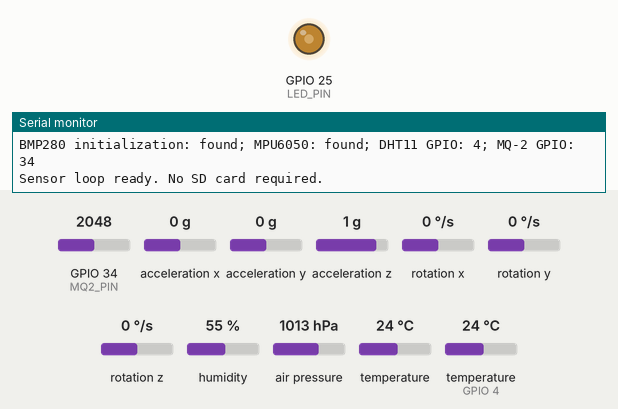
Simulated run of this sketch. Board: ESP32. Shown: output pins drawn as LEDs (lit = HIGH), the last lines printed to the serial monitor. Wiring (inferred from the names in the program): MPU-6050 motion sensor at I2C address 0x68. The inputs (shaded band) are chosen by the test bench; at power-on: acceleration z 1 g, GPIO 34 (MQ2_PIN) = 2048, acceleration x 0 g, acceleration y 0 g, rotation x 0 °/s, rotation y 0 °/s, rotation z 0 °/s, humidity 55 %, air pressure 1013 hPa, temperature 24 °C, temperature (sensor on GPIO 4) 24 °C (analog values on the 0–4095 scale). WiFi joins after 1.5 s; servers stay silent unless stated; uploads are accepted with an empty reply; the local clock reads 2024-03-15 10:24:30 at power-on unless the sketch sets it; random numbers use the default seed unless the sketch sets one.

Above: at 1.2 s.
1.3 s: acceleration z set to 0 g
At 4.1 s:
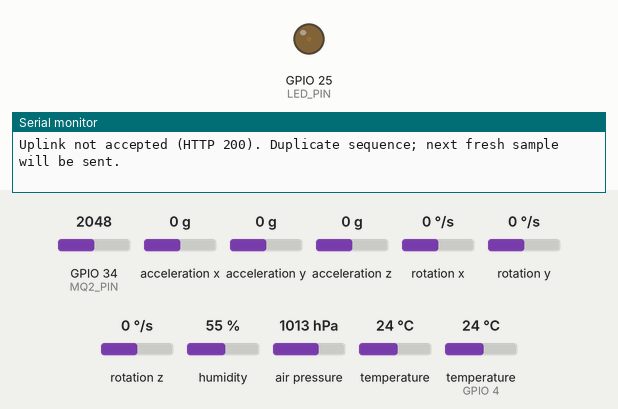
4.8 s: GPIO 34 (MQ2_PIN) set to 45
At 6.12 s:
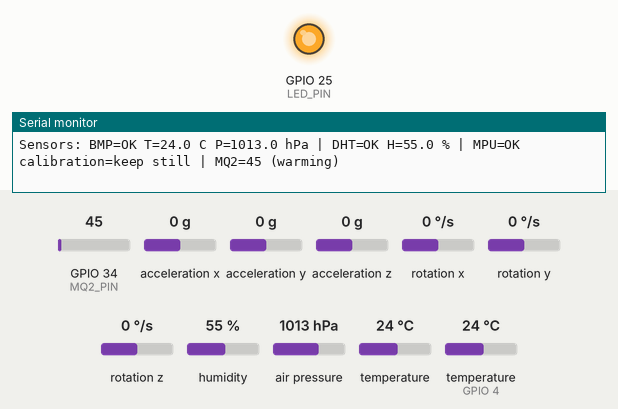
11.4 s: acceleration x set to -1.4 g
At 13.48 s:
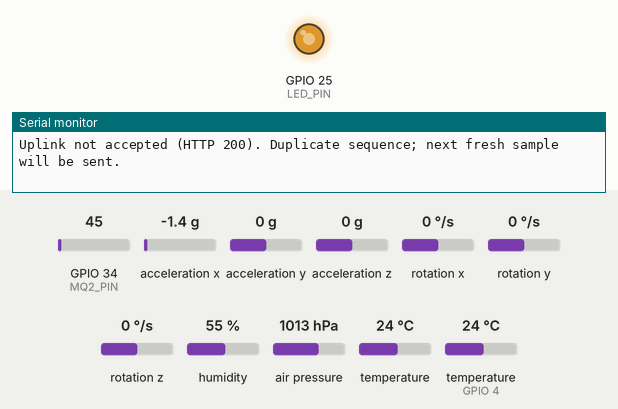
Timing chart, 0 to 20.9 s (numbered marks = the images above; inputs shaded):
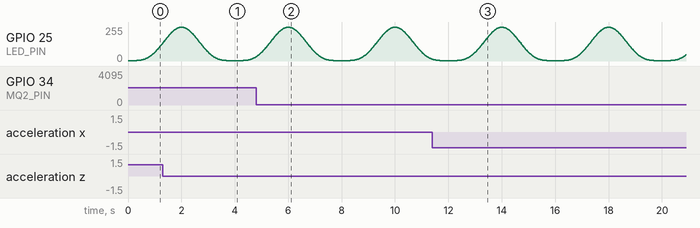

The sketch:

EDITH.ino
```cpp
/* EDITH | Environmental Data Intelligence And Tracking Hub
   ESP32 Dev Module. No SD card. BMP280 is the ONLY temperature source.
   Libraries: Adafruit BMP280, Adafruit MPU6050, Adafruit Unified Sensor,
   Adafruit BusIO, DHT sensor library, ArduinoJson 7.
   Configure config.h before upload. Keep still for 3 seconds after boot.
*/
#include <Arduino.h>
#include <WiFi.h>
#include <WiFiClientSecure.h>
#include <HTTPClient.h>
#include <Wire.h>
#include <Adafruit_BMP280.h>
#include <Adafruit_MPU6050.h>
#include <DHT.h>
#include <ArduinoJson.h>
#include <esp_arduino_version.h>
#include <time.h>
#include <sys/time.h>
#include "config.h"
#include "trust.h"
#include "imu_mount.h"

Adafruit_BMP280 bmp;
Adafruit_MPU6050 mpu;
DHT dht(DHT_PIN, DHT11);
uint8_t bmpAddress=0,mpuAddress=0;
bool bmpOK=false,dhtOK=false,mpuOK=false,calibrated=false,smokeDetected=false;
float temperature=NAN,pressure=NAN,humidity=NAN;
float qw=1,qx=0,qy=0,qz=0,biasX=0,biasY=0,biasZ=0;
float sumX=0,sumY=0,sumZ=0,previousAX=0,previousAY=0,previousAZ=0;
uint16_t calibrationSamples=0;uint32_t sequence=0;String bootId;
int gas=0;unsigned int railSamples=0;
const char *mqState="warming",*smokeState="warming";
uint32_t lastImu=0,lastEnvironment=0,lastDht=0,lastRetry=0,lastPacket=0;
struct Packet {char json[1200];uint32_t sampledAt;};
QueueHandle_t uplinkQueue;

bool ping(uint8_t addr){if(!addr)return false;Wire.beginTransmission(addr);return Wire.endTransmission()==0;}
bool hasI2CSensors(){return ping(0x76)||ping(0x77)||ping(0x68)||ping(0x69);}
void configureI2C(){
 Wire.begin(I2C_SDA,I2C_SCL);Wire.setClock(100000);Wire.setTimeOut(25);
 int selectedSDA=I2C_SDA;
 // The original sketch's header and executable pin disagree. Prefer its configured
 // pin; try standard ESP32 SDA21 only when neither sensor responds on that bus.
 if(!hasI2CSensors() && I2C_SDA!=21 && I2C_SCL!=21){
   Wire.end();Wire.begin(21,I2C_SCL);Wire.setClock(100000);Wire.setTimeOut(25);
   if(hasI2CSensors())selectedSDA=21;
   else{Wire.end();Wire.begin(I2C_SDA,I2C_SCL);Wire.setClock(100000);Wire.setTimeOut(25);}
 }
 Serial.printf("I2C: SDA=%d SCL=%d\n",selectedSDA,I2C_SCL);
 int found=0;for(uint8_t a=1;a<127;a++)if(ping(a)){Serial.printf("  I2C device: 0x%02X\n",a);found++;}
 if(!found)Serial.println("No I2C devices: check sensor power, project switch, common GND and SDA/SCL.");
}
void initBMP(){for(uint8_t a: {uint8_t(0x76),uint8_t(0x77)}){if(bmp.begin(a)){bmpAddress=a;return;}}bmpOK=false;}
void resetCalibration(){calibrated=false;calibrationSamples=0;sumX=sumY=sumZ=0;qw=1;qx=qy=qz=0;}
void initMPU(){for(uint8_t a: {uint8_t(0x68),uint8_t(0x69)}){if(mpu.begin(a)){mpuAddress=a;mpu.setAccelerometerRange(MPU6050_RANGE_4_G);mpu.setGyroRange(MPU6050_RANGE_500_DEG);mpu.setFilterBandwidth(MPU6050_BAND_21_HZ);mpuOK=true;resetCalibration();return;}}mpuOK=false;}

// Read exactly 14 bytes: detect a disconnected MPU instead of trusting cached values.
bool rawIMU(float &ax,float &ay,float &az,float &gx,float &gy,float &gz){
 Wire.beginTransmission(mpuAddress);Wire.write(0x3B);
 if(Wire.endTransmission(false)!=0)return false;
 if(Wire.requestFrom(mpuAddress,uint8_t(14),uint8_t(true))!=14)return false;
 int16_t v[7];for(int i=0;i<7;i++){uint16_t hi=Wire.read(),lo=Wire.read();v[i]=int16_t((hi<<8)|lo);}
 ax=v[0]/8192.0f;ay=v[1]/8192.0f;az=v[2]/8192.0f;
 gx=v[4]/65.5f*DEG_TO_RAD;gy=v[5]/65.5f*DEG_TO_RAD;gz=v[6]/65.5f*DEG_TO_RAD;
 // Align before calibration, gravity initialization and gyro integration.
 alignImuVector(ax,ay,az,IMU_MOUNT_UPSIDE_DOWN,IMU_MOUNT_YAW_DEG);
 alignImuVector(gx,gy,gz,IMU_MOUNT_UPSIDE_DOWN,IMU_MOUNT_YAW_DEG);
 return isfinite(ax+ay+az+gx+gy+gz)&&(fabsf(ax)+fabsf(ay)+fabsf(az)>.001f);
}
void seedAttitude(float ax,float ay,float az){
 float roll=atan2f(ay,az),pitch=atan2f(-ax,sqrtf(ay*ay+az*az));
 qw=cosf(roll/2)*cosf(pitch/2);qx=sinf(roll/2)*cosf(pitch/2);qy=cosf(roll/2)*sinf(pitch/2);qz=-sinf(roll/2)*sinf(pitch/2);
}
// Quaternion complementary filter (gravity-corrected gyro). No magnetometer => relative yaw.
void updateAttitude(float ax,float ay,float az,float gx,float gy,float gz,float dt){
 const float norm=sqrtf(ax*ax+ay*ay+az*az);
 if(!calibrated){
   float change=fabsf(ax-previousAX)+fabsf(ay-previousAY)+fabsf(az-previousAZ);
   previousAX=ax;previousAY=ay;previousAZ=az;
   if(norm<.92f||norm>1.08f||fabsf(gx)+fabsf(gy)+fabsf(gz)>.12f||change>.03f){calibrationSamples=0;sumX=sumY=sumZ=0;return;}
   sumX+=gx;sumY+=gy;sumZ+=gz;calibrationSamples++;
   if(calibrationSamples>=300){biasX=sumX/calibrationSamples;biasY=sumY/calibrationSamples;biasZ=sumZ/calibrationSamples;seedAttitude(ax,ay,az);calibrated=true;Serial.println("IMU calibrated. Ready for movement.");}
   return;
 }
 gx-=biasX;gy-=biasY;gz-=biasZ;
 // Suppress gravity corrections under strong linear acceleration.
 if(norm>.85f&&norm<1.15f){ax/=norm;ay/=norm;az/=norm;
   float vx=2*(qx*qz-qw*qy),vy=2*(qw*qx+qy*qz),vz=qw*qw-qx*qx-qy*qy+qz*qz;
   gx+=2.0f*(ay*vz-az*vy);gy+=2.0f*(az*vx-ax*vz);gz+=2.0f*(ax*vy-ay*vx);
 }
 const float w=qw,x=qx,y=qy,z=qz,half=.5f*dt;
 qw+=(-x*gx-y*gy-z*gz)*half;qx+=(w*gx+y*gz-z*gy)*half;qy+=(w*gy-x*gz+z*gx)*half;qz+=(w*gz+x*gy-y*gx)*half;
 const float length=sqrtf(qw*qw+qx*qx+qy*qy+qz*qz);
 if(!isfinite(length)||length<.01f){resetCalibration();return;}
 qw/=length;qx/=length;qy/=length;qz/=length;
}
void sampleEnvironment(uint32_t now){
 if(bmpAddress&&ping(bmpAddress)){
   float t=bmp.readTemperature(),p=bmp.readPressure()/100.0f;
   bmpOK=isfinite(t)&&isfinite(p)&&t>=-40&&t<=85&&p>=300&&p<=1100;
   temperature=bmpOK?t:NAN;pressure=bmpOK?p:NAN;
 }else{bmpOK=false;temperature=pressure=NAN;}
 long total=0;for(int i=0;i<16;i++)total+=analogRead(MQ2_PIN);gas=total/16;
 railSamples=(gas<=5||gas>=4090)?min(railSamples+1,100U):0;
 if(railSamples>=8){mqState="suspect";smokeState="unknown";smokeDetected=false;}
 else if(now<MQ_WARMUP_MS){mqState="warming";smokeState="warming";}
 else{mqState="monitoring";if(gas>=MQ_THRESHOLD)smokeDetected=true;else if(gas<=MQ_THRESHOLD-MQ_HYSTERESIS)smokeDetected=false;smokeState=smokeDetected?"detected":"clear";}
}
void queuePacket(uint32_t now){
 JsonDocument doc;doc["device"]="edith-01";doc["boot"]=bootId;doc["seq"]=++sequence;doc["location"]=STATION_NAME;
 struct timeval clockNow;gettimeofday(&clockNow,nullptr);doc["capturedAt"]=uint64_t(clockNow.tv_sec)*1000+clockNow.tv_usec/1000;
 if(bmpOK){doc["temperature"]=temperature;doc["pressure"]=pressure;}else{doc["temperature"]=nullptr;doc["pressure"]=nullptr;}
 if(dhtOK)doc["humidity"]=humidity;else doc["humidity"]=nullptr;
 doc["gas"]=gas;doc["smoke"]=smokeState;
 if(mpuOK&&calibrated){
   // Already expressed in the main board's frame; do not flip again in the UI.
   JsonArray q=doc["quaternion"].to<JsonArray>();q.add(qw);q.add(qx);q.add(qy);q.add(qz);
 }else doc["quaternion"]=nullptr;
 JsonObject h=doc["health"].to<JsonObject>();h["bmp"]=bmpOK;h["dht"]=dhtOK;h["mpu"]=mpuOK;h["mq"]=mqState;h["calibrated"]=calibrated;
 doc["uptime"]=now/1000;doc["rssi"]=WiFi.status()==WL_CONNECTED?WiFi.RSSI():-127;
 Packet packet{};packet.sampledAt=now;serializeJson(doc,packet.json,sizeof(packet.json));xQueueOverwrite(uplinkQueue,&packet);
}
void writeBreathingLED(uint8_t brightness){
 if(LED_ACTIVE_LOW)brightness=255-brightness;
 #if ESP_ARDUINO_VERSION_MAJOR >= 3
 ledcWrite(LED_PIN,brightness);
 #else
 ledcWrite(0,brightness);
 #endif
}
// Physical LED only. A gentle four-second fade, unaffected by any sensor fault.
void breathingTask(void*){
 for(;;){
   float phase=(millis()%4000)/4000.0f;
   float level=.5f-.5f*cosf(phase*2*PI);
   writeBreathingLED(uint8_t(3+252*level*level));
   vTaskDelay(pdMS_TO_TICKS(10));
 }
}
void uplinkTask(void*){
 WiFiClientSecure client;client.setCACert(EDITH_ROOT_CA);client.setHandshakeTimeout(8);
 HTTPClient http;http.setConnectTimeout(5000);http.setTimeout(4000);http.setReuse(true);
 bool begun=false,announcedWiFi=false;uint32_t lastReconnect=0,lastNotice=0,lastSuccessLog=0,accepted=0;
 for(;;){
   if(WiFi.status()!=WL_CONNECTED){announcedWiFi=false;if(begun){http.end();begun=false;}if(millis()-lastReconnect>=10000){lastReconnect=millis();Serial.printf("Wi-Fi not connected (status %d). Check configured 2.4 GHz hotspot and internet.\n",int(WiFi.status()));WiFi.reconnect();}vTaskDelay(pdMS_TO_TICKS(250));continue;}
   if(!announcedWiFi){Serial.printf("Wi-Fi connected. IP: %s; signal: %d dBm\n",WiFi.localIP().toString().c_str(),WiFi.RSSI());announcedWiFi=true;}
   if(time(nullptr)<1700000000){if(millis()-lastNotice>=10000){lastNotice=millis();Serial.println("Waiting for NTP clock. Internet and UDP port 123 must be available for HTTPS.");}vTaskDelay(pdMS_TO_TICKS(500));continue;} // TLS needs synchronized time.
   Packet packet;if(xQueueReceive(uplinkQueue,&packet,pdMS_TO_TICKS(500))!=pdTRUE)continue;
   if(millis()-packet.sampledAt>2000)continue; // Never present queued old samples as live.
   if(!begun){begun=http.begin(client,TELEMETRY_URL);if(!begun){vTaskDelay(pdMS_TO_TICKS(2000));continue;}http.addHeader("Content-Type","application/json");http.addHeader("Authorization",String("Bearer ")+DEVICE_TOKEN);}
   int result=http.POST((uint8_t*)packet.json,strlen(packet.json));
   String response=result>0?http.getString():String(); // Consume response for keep-alive.
   JsonDocument reply;bool stored=result==200&&!deserializeJson(reply,response)&&reply["accepted"].as<bool>();
   if(!stored){
     Serial.printf("Uplink not accepted (HTTP %d). ",result);
     if(result==401)Serial.println("Device token mismatch.");
     else if(result==422)Serial.println("Check sample values and NTP clock.");
     else if(result==200)Serial.println("Duplicate sequence; next fresh sample will be sent.");
     else Serial.println("Check internet, receiver URL and TLS clock.");
     http.end();begun=false;vTaskDelay(pdMS_TO_TICKS(2000));
   }else{
     accepted++;if(accepted==1||millis()-lastSuccessLog>=10000){lastSuccessLog=millis();Serial.printf("LIVE: website accepted %lu sensor packets.\n",(unsigned long)accepted);}
     vTaskDelay(pdMS_TO_TICKS(UPLOAD_INTERVAL_MS));
   }
 }
}
void setup(){
 #if ESP_ARDUINO_VERSION_MAJOR >= 3
 ledcAttach(LED_PIN,5000,8);
 #else
 ledcSetup(0,5000,8);ledcAttachPin(LED_PIN,0);
 #endif
 writeBreathingLED(3);
 xTaskCreate(breathingTask,"led-breathing",2048,nullptr,1,nullptr);
 Serial.begin(115200);Serial.println("\nEDITH: keep the board STILL for gyro calibration.");
 Serial.println("LED: gentle 4-second breathing, no fault blinking. IMU mounting compensation enabled in config.h.");
 configureI2C();
 analogReadResolution(12);analogSetPinAttenuation(MQ2_PIN,ADC_11db);
 initBMP();initMPU();dht.begin();
 Serial.printf("BMP280 initialization: %s; MPU6050: %s; DHT11 GPIO: %d; MQ-2 GPIO: %d\n",bmpAddress?"found":"not found",mpuOK?"found":"not found",DHT_PIN,MQ2_PIN);
 bootId=String((uint32_t)esp_random(),HEX)+String((uint32_t)esp_random(),HEX);
 uplinkQueue=xQueueCreate(1,sizeof(Packet));if(!uplinkQueue){Serial.println("Unable to allocate uplink queue");while(true)delay(1000);}
 WiFi.mode(WIFI_STA);WiFi.setSleep(false);WiFi.setAutoReconnect(true);WiFi.begin(WIFI_SSID,WIFI_PASSWORD);
 configTime(0,0,"pool.ntp.org","time.cloudflare.com");
 xTaskCreate(uplinkTask,"https-uplink",12288,nullptr,1,nullptr);
 lastImu=micros();Serial.println("Sensor loop ready. No SD card required.");
}
void loop(){
 uint32_t now=millis(),us=micros();
 if(us-lastImu>=10000){float dt=(us-lastImu)*.000001f;lastImu=us;
   if(mpuOK){float ax,ay,az,gx,gy,gz;if(rawIMU(ax,ay,az,gx,gy,gz)){if(dt>.2f)resetCalibration();else updateAttitude(ax,ay,az,gx,gy,gz,dt);}else{mpuOK=false;resetCalibration();}}
 }
 if(now-lastEnvironment>=500){lastEnvironment=now;sampleEnvironment(now);}
 if(now-lastDht>=2100){lastDht=now;float h=dht.readHumidity();dhtOK=isfinite(h)&&h>=0&&h<=100;humidity=dhtOK?h:NAN;}
 if(now-lastRetry>=5000){lastRetry=now;if(!bmpOK)initBMP();if(!mpuOK)initMPU();}
 static uint32_t lastDiagnostic=0;
 if(now-lastDiagnostic>=5000){lastDiagnostic=now;Serial.printf("Sensors: BMP=%s T=%.1f C P=%.1f hPa | DHT=%s H=%.1f %% | MPU=%s calibration=%s | MQ2=%d (%s)\n",bmpOK?"OK":"FAULT",temperature,pressure,dhtOK?"OK":"FAULT",humidity,mpuOK?"OK":"FAULT",calibrated?"ready":"keep still",gas,strcmp(mqState,"suspect")==0?"raw signal":mqState);}
 if(now-lastPacket>=UPLOAD_INTERVAL_MS){lastPacket=now;queuePacket(now);}
 delay(1);
}
```

imu_mount.h
```cpp
#pragma once
#include <math.h>

// Sensor coordinates -> main-board coordinates. An upside-down mount is a
// proper 180-degree rotation about X: negate BOTH Y and Z, for accel AND gyro.
// The optional in-plane yaw then aligns the module's printed axes to the board.
inline void alignImuVector(float &x, float &y, float &z, bool upsideDown, float yawDegrees) {
  if (upsideDown) { y = -y; z = -z; }
  const float angle = yawDegrees * 0.017453292519943295f;
  const float c = cosf(angle), s = sinf(angle), oldX = x;
  x = c * oldX - s * y;
  y = s * oldX + c * y;
}
```

trust.h
```cpp
#pragma once
// Public CA roots from Google Trust Services and ISRG; never disables TLS validation.
static const char EDITH_ROOT_CA[] PROGMEM = R"CERT(
-----BEGIN CERTIFICATE-----
MIIFVzCCAz+gAwIBAgINAgPlk28xsBNJiGuiFzANBgkqhkiG9w0BAQwFADBHMQsw
CQYDVQQGEwJVUzEiMCAGA1UEChMZR29vZ2xlIFRydXN0IFNlcnZpY2VzIExMQzEU
MBIGA1UEAxMLR1RTIFJvb3QgUjEwHhcNMTYwNjIyMDAwMDAwWhcNMzYwNjIyMDAw
MDAwWjBHMQswCQYDVQQGEwJVUzEiMCAGA1UEChMZR29vZ2xlIFRydXN0IFNlcnZp
Y2VzIExMQzEUMBIGA1UEAxMLR1RTIFJvb3QgUjEwggIiMA0GCSqGSIb3DQEBAQUA
A4ICDwAwggIKAoICAQC2EQKLHuOhd5s73L+UPreVp0A8of2C+X0yBoJx9vaMf/vo
27xqLpeXo4xL+Sv2sfnOhB2x+cWX3u+58qPpvBKJXqeqUqv4IyfLpLGcY9vXmX7w
Cl7raKb0xlpHDU0QM+NOsROjyBhsS+z8CZDfnWQpJSMHobTSPS5g4M/SCYe7zUjw
TcLCeoiKu7rPWRnWr4+wB7CeMfGCwcDfLqZtbBkOtdh+JhpFAz2weaSUKK0Pfybl
qAj+lug8aJRT7oM6iCsVlgmy4HqMLnXWnOunVmSPlk9orj2XwoSPwLxAwAtcvfaH
szVsrBhQf4TgTM2S0yDpM7xSma8ytSmzJSq0SPly4cpk9+aCEI3oncKKiPo4Zor8
Y/kB+Xj9e1x3+naH+uzfsQ55lVe0vSbv1gHR6xYKu44LtcXFilWr06zqkUspzBmk
MiVOKvFlRNACzqrOSbTqn3yDsEB750Orp2yjj32JgfpMpf/VjsPOS+C12LOORc92
wO1AK/1TD7Cn1TsNsYqiA94xrcx36m97PtbfkSIS5r762DL8EGMUUXLeXdYWk70p
aDPvOmbsB4om3xPXV2V4J95eSRQAogB/mqghtqmxlbCluQ0WEdrHbEg8QOB+DVrN
VjzRlwW5y0vtOUucxD/SVRNuJLDWcfr0wbrM7Rv1/oFB2ACYPTrIrnqYNxgFlQID
AQABo0IwQDAOBgNVHQ8BAf8EBAMCAYYwDwYDVR0TAQH/BAUwAwEB/zAdBgNVHQ4E
FgQU5K8rJnEaK0gnhS9SZizv8IkTcT4wDQYJKoZIhvcNAQEMBQADggIBAJ+qQibb
C5u+/x6Wki4+omVKapi6Ist9wTrYggoGxval3sBOh2Z5ofmmWJyq+bXmYOfg6LEe
QkEzCzc9zolwFcq1JKjPa7XSQCGYzyI0zzvFIoTgxQ6KfF2I5DUkzps+GlQebtuy
h6f88/qBVRRiClmpIgUxPoLW7ttXNLwzldMXG+gnoot7TiYaelpkttGsN/H9oPM4
7HLwEXWdyzRSjeZ2axfG34arJ45JK3VmgRAhpuo+9K4l/3wV3s6MJT/KYnAK9y8J
ZgfIPxz88NtFMN9iiMG1D53Dn0reWVlHxYciNuaCp+0KueIHoI17eko8cdLiA6Ef
MgfdG+RCzgwARWGAtQsgWSl4vflVy2PFPEz0tv/bal8xa5meLMFrUKTX5hgUvYU/
Z6tGn6D/Qqc6f1zLXbBwHSs09dR2CQzreExZBfMzQsNhFRAbd03OIozUhfJFfbdT
6u9AWpQKXCBfTkBdYiJ23//OYb2MI3jSNwLgjt7RETeJ9r/tSQdirpLsQBqvFAnZ
0E6yove+7u7Y/9waLd64NnHi/Hm3lCXRSHNboTXns5lndcEZOitHTtNCjv0xyBZm
2tIMPNuzjsmhDYAPexZ3FL//2wmUspO8IFgV6dtxQ/PeEMMA3KgqlbbC1j+Qa3bb
bP6MvPJwNQzcmRk13NfIRmPVNnGuV/u3gm3c
-----END CERTIFICATE-----

-----BEGIN CERTIFICATE-----
MIICCTCCAY6gAwIBAgINAgPlwGjvYxqccpBQUjAKBggqhkjOPQQDAzBHMQswCQYD
VQQGEwJVUzEiMCAGA1UEChMZR29vZ2xlIFRydXN0IFNlcnZpY2VzIExMQzEUMBIG
A1UEAxMLR1RTIFJvb3QgUjQwHhcNMTYwNjIyMDAwMDAwWhcNMzYwNjIyMDAwMDAw
WjBHMQswCQYDVQQGEwJVUzEiMCAGA1UEChMZR29vZ2xlIFRydXN0IFNlcnZpY2Vz
IExMQzEUMBIGA1UEAxMLR1RTIFJvb3QgUjQwdjAQBgcqhkjOPQIBBgUrgQQAIgNi
AATzdHOnaItgrkO4NcWBMHtLSZ37wWHO5t5GvWvVYRg1rkDdc/eJkTBa6zzuhXyi
QHY7qca4R9gq55KRanPpsXI5nymfopjTX15YhmUPoYRlBtHci8nHc8iMai/lxKvR
HYqjQjBAMA4GA1UdDwEB/wQEAwIBhjAPBgNVHRMBAf8EBTADAQH/MB0GA1UdDgQW
BBSATNbrdP9JNqPV2Py1PsVq8JQdjDAKBggqhkjOPQQDAwNpADBmAjEA6ED/g94D
9J+uHXqnLrmvT/aDHQ4thQEd0dlq7A/Cr8deVl5c1RxYIigL9zC2L7F8AjEA8GE8
p/SgguMh1YQdc4acLa/KNJvxn7kjNuK8YAOdgLOaVsjh4rsUecrNIdSUtUlD
-----END CERTIFICATE-----

-----BEGIN CERTIFICATE-----
MIIFazCCA1OgAwIBAgIRAIIQz7DSQONZRGPgu2OCiwAwDQYJKoZIhvcNAQELBQAw
TzELMAkGA1UEBhMCVVMxKTAnBgNVBAoTIEludGVybmV0IFNlY3VyaXR5IFJlc2Vh
cmNoIEdyb3VwMRUwEwYDVQQDEwxJU1JHIFJvb3QgWDEwHhcNMTUwNjA0MTEwNDM4
WhcNMzUwNjA0MTEwNDM4WjBPMQswCQYDVQQGEwJVUzEpMCcGA1UEChMgSW50ZXJu
ZXQgU2VjdXJpdHkgUmVzZWFyY2ggR3JvdXAxFTATBgNVBAMTDElTUkcgUm9vdCBY
MTCCAiIwDQYJKoZIhvcNAQEBBQADggIPADCCAgoCggIBAK3oJHP0FDfzm54rVygc
h77ct984kIxuPOZXoHj3dcKi/vVqbvYATyjb3miGbESTtrFj/RQSa78f0uoxmyF+
0TM8ukj13Xnfs7j/EvEhmkvBioZxaUpmZmyPfjxwv60pIgbz5MDmgK7iS4+3mX6U
A5/TR5d8mUgjU+g4rk8Kb4Mu0UlXjIB0ttov0DiNewNwIRt18jA8+o+u3dpjq+sW
T8KOEUt+zwvo/7V3LvSye0rgTBIlDHCNAymg4VMk7BPZ7hm/ELNKjD+Jo2FR3qyH
B5T0Y3HsLuJvW5iB4YlcNHlsdu87kGJ55tukmi8mxdAQ4Q7e2RCOFvu396j3x+UC
B5iPNgiV5+I3lg02dZ77DnKxHZu8A/lJBdiB3QW0KtZB6awBdpUKD9jf1b0SHzUv
KBds0pjBqAlkd25HN7rOrFleaJ1/ctaJxQZBKT5ZPt0m9STJEadao0xAH0ahmbWn
OlFuhjuefXKnEgV4We0+UXgVCwOPjdAvBbI+e0ocS3MFEvzG6uBQE3xDk3SzynTn
jh8BCNAw1FtxNrQHusEwMFxIt4I7mKZ9YIqioymCzLq9gwQbooMDQaHWBfEbwrbw
qHyGO0aoSCqI3Haadr8faqU9GY/rOPNk3sgrDQoo//fb4hVC1CLQJ13hef4Y53CI
rU7m2Ys6xt0nUW7/vGT1M0NPAgMBAAGjQjBAMA4GA1UdDwEB/wQEAwIBBjAPBgNV
HRMBAf8EBTADAQH/MB0GA1UdDgQWBBR5tFnme7bl5AFzgAiIyBpY9umbbjANBgkq
hkiG9w0BAQsFAAOCAgEAVR9YqbyyqFDQDLHYGmkgJykIrGF1XIpu+ILlaS/V9lZL
ubhzEFnTIZd+50xx+7LSYK05qAvqFyFWhfFQDlnrzuBZ6brJFe+GnY+EgPbk6ZGQ
3BebYhtF8GaV0nxvwuo77x/Py9auJ/GpsMiu/X1+mvoiBOv/2X/qkSsisRcOj/KK
NFtY2PwByVS5uCbMiogziUwthDyC3+6WVwW6LLv3xLfHTjuCvjHIInNzktHCgKQ5
ORAzI4JMPJ+GslWYHb4phowim57iaztXOoJwTdwJx4nLCgdNbOhdjsnvzqvHu7Ur
TkXWStAmzOVyyghqpZXjFaH3pO3JLF+l+/+sKAIuvtd7u+Nxe5AW0wdeRlN8NwdC
jNPElpzVmbUq4JUagEiuTDkHzsxHpFKVK7q4+63SM1N95R1NbdWhscdCb+ZAJzVc
oyi3B43njTOQ5yOf+1CceWxG1bQVs5ZufpsMljq4Ui0/1lvh+wjChP4kqKOJ2qxq
4RgqsahDYVvTH9w7jXbyLeiNdd8XM2w9U/t7y0Ff/9yi0GE44Za4rF2LN9d11TPA
mRGunUHBcnWEvgJBQl9nJEiU0Zsnvgc/ubhPgXRR4Xq37Z0j4r7g1SgEEzwxA57d
emyPxgcYxn/eR44/KJ4EBs+lVDR3veyJm+kXQ99b21/+jh5Xos1AnX5iItreGCc=
-----END CERTIFICATE-----

)CERT";
```

Source omitted: config.example.h (1157 bytes)
